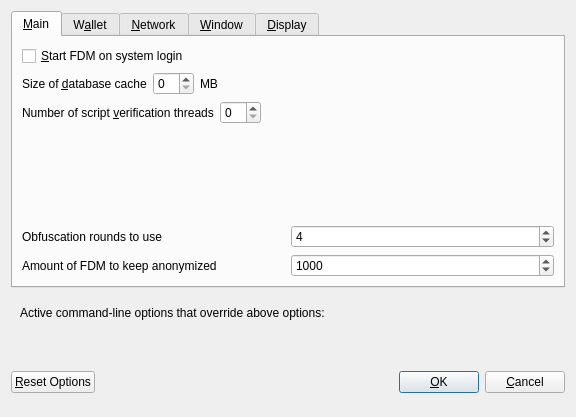
<?xml version="1.0" encoding="UTF-8"?>
<ui version="4.0">
 <class>OptionsDialog</class>
 <widget class="QDialog" name="OptionsDialog">
  <property name="geometry">
   <rect>
    <x>0</x>
    <y>0</y>
    <width>576</width>
    <height>417</height>
   </rect>
  </property>
  <property name="windowTitle">
   <string>Options</string>
  </property>
  <property name="modal">
   <bool>true</bool>
  </property>
  <layout class="QVBoxLayout" name="verticalLayout">
   <item>
    <widget class="QTabWidget" name="tabWidget">
     <property name="currentIndex">
      <number>0</number>
     </property>
     <widget class="QWidget" name="tabMain">
      <attribute name="title">
       <string>&amp;Main</string>
      </attribute>
      <layout class="QVBoxLayout" name="verticalLayout_Main">
       <item>
        <widget class="QCheckBox" name="bitcoinAtStartup">
         <property name="toolTip">
          <string>Automatically start FDM after logging in to the system.</string>
         </property>
         <property name="text">
          <string>&amp;Start FDM on system login</string>
         </property>
        </widget>
       </item>
       <item>
        <layout class="QHBoxLayout" name="horizontalLayout_2_Main">
         <item>
          <widget class="QLabel" name="databaseCacheLabel">
           <property name="text">
            <string>Size of &amp;database cache</string>
           </property>
           <property name="textFormat">
            <enum>Qt::PlainText</enum>
           </property>
           <property name="buddy">
            <cstring>databaseCache</cstring>
           </property>
          </widget>
         </item>
         <item>
          <widget class="QSpinBox" name="databaseCache"/>
         </item>
         <item>
          <widget class="QLabel" name="databaseCacheUnitLabel">
           <property name="text">
            <string>MB</string>
           </property>
           <property name="textFormat">
            <enum>Qt::PlainText</enum>
           </property>
          </widget>
         </item>
         <item>
          <spacer name="horizontalSpacer_2_Main">
           <property name="orientation">
            <enum>Qt::Horizontal</enum>
           </property>
           <property name="sizeHint" stdset="0">
            <size>
             <width>40</width>
             <height>20</height>
            </size>
           </property>
          </spacer>
         </item>
        </layout>
       </item>
       <item>
        <layout class="QHBoxLayout" name="horizontalLayout_3_Main">
         <item>
          <widget class="QLabel" name="threadsScriptVerifLabel">
           <property name="text">
            <string>Number of script &amp;verification threads</string>
           </property>
           <property name="textFormat">
            <enum>Qt::PlainText</enum>
           </property>
           <property name="buddy">
            <cstring>threadsScriptVerif</cstring>
           </property>
          </widget>
         </item>
         <item>
          <widget class="QSpinBox" name="threadsScriptVerif">
           <property name="toolTip">
            <string>(0 = auto, &lt;0 = leave that many cores free)</string>
           </property>
          </widget>
         </item>
         <item>
          <spacer name="horizontalSpacer_3_Main">
           <property name="orientation">
            <enum>Qt::Horizontal</enum>
           </property>
           <property name="sizeHint" stdset="0">
            <size>
             <width>40</width>
             <height>20</height>
            </size>
           </property>
          </spacer>
         </item>
        </layout>
       </item>
       <item>
        <spacer name="verticalSpacer_Main">
         <property name="orientation">
          <enum>Qt::Vertical</enum>
         </property>
         <property name="sizeHint" stdset="0">
          <size>
           <width>20</width>
           <height>40</height>
          </size>
         </property>
        </spacer>
       </item>
       <item>
        <layout class="QHBoxLayout" name="horizontalLayout_4_Main">
         <item>
          <widget class="QLabel" name="label">
           <property name="toolTip">
            <string>This setting determines the amount of individual masternodes that an input will be anonymized through.&lt;br/&gt;More rounds of anonymization gives a higher degree of privacy, but also costs more in fees.</string>
           </property>
           <property name="text">
            <string>Obfuscation rounds to use</string>
           </property>
          </widget>
         </item>
         <item>
          <widget class="QSpinBox" name="obfuscationRounds">
           <property name="minimum">
            <number>2</number>
           </property>
           <property name="maximum">
            <number>8</number>
           </property>
           <property name="value">
            <number>4</number>
           </property>
          </widget>
         </item>
        </layout>
       </item>
       <item>
        <layout class="QHBoxLayout" name="horizontalLayout">
         <item>
          <widget class="QLabel" name="label_2">
           <property name="toolTip">
            <string>This amount acts as a threshold to turn off Obfuscation once it's reached.</string>
           </property>
           <property name="statusTip">
            <string notr="true"/>
           </property>
           <property name="whatsThis">
            <string notr="true"/>
           </property>
           <property name="accessibleName">
            <string notr="true"/>
           </property>
           <property name="accessibleDescription">
            <string notr="true"/>
           </property>
           <property name="text">
            <string>Amount of FDM to keep anonymized</string>
           </property>
          </widget>
         </item>
         <item>
          <widget class="QSpinBox" name="anonymizeFDM">
           <property name="minimum">
            <number>100</number>
           </property>
           <property name="maximum">
            <number>100000</number>
           </property>
           <property name="singleStep">
            <number>100</number>
           </property>
           <property name="value">
            <number>1000</number>
           </property>
          </widget>
         </item>
        </layout>
       </item>
      </layout>
     </widget>
     <widget class="QWidget" name="tabWallet">
      <attribute name="title">
       <string>W&amp;allet</string>
      </attribute>
      <layout class="QVBoxLayout" name="verticalLayout_Wallet">
       <item>
        <widget class="QGroupBox" name="groupBox">
         <property name="title">
          <string>Expert</string>
         </property>
         <layout class="QVBoxLayout" name="verticalLayout_2">
          <item>
           <widget class="QCheckBox" name="coinControlFeatures">
            <property name="toolTip">
             <string>Whether to show coin control features or not.</string>
            </property>
            <property name="text">
             <string>Enable coin &amp;control features</string>
            </property>
           </widget>
          </item>
          <item>
           <widget class="QCheckBox" name="showMasternodesTab">
            <property name="toolTip">
             <string>Show additional tab listing all your masternodes in first sub-tab&lt;br/&gt;and all masternodes on the network in second sub-tab.</string>
            </property>
            <property name="text">
             <string>Show Masternodes Tab</string>
            </property>
           </widget>
          </item>
          <item>
           <widget class="QCheckBox" name="spendZeroConfChange">
            <property name="toolTip">
             <string>If you disable the spending of unconfirmed change, the change from a transaction&lt;br/&gt;cannot be used until that transaction has at least one confirmation.&lt;br/&gt;This also affects how your balance is computed.</string>
            </property>
            <property name="text">
             <string>&amp;Spend unconfirmed change</string>
            </property>
           </widget>
          </item>
         </layout>
        </widget>
       </item>
       <item>
        <spacer name="verticalSpacer_Wallet">
         <property name="orientation">
          <enum>Qt::Vertical</enum>
         </property>
         <property name="sizeHint" stdset="0">
          <size>
           <width>20</width>
           <height>40</height>
          </size>
         </property>
        </spacer>
       </item>
      </layout>
     </widget>
     <widget class="QWidget" name="tabNetwork">
      <attribute name="title">
       <string>&amp;Network</string>
      </attribute>
      <layout class="QVBoxLayout" name="verticalLayout_Network">
       <item>
        <widget class="QCheckBox" name="mapPortUpnp">
         <property name="toolTip">
          <string>Automatically open the FDM client port on the router. This only works when your router supports UPnP and it is enabled.</string>
         </property>
         <property name="text">
          <string>Map port using &amp;UPnP</string>
         </property>
        </widget>
       </item>
       <item>
        <widget class="QCheckBox" name="allowIncoming">
         <property name="toolTip">
          <string>Accept connections from outside</string>
         </property>
         <property name="text">
          <string>Allow incoming connections</string>
         </property>
        </widget>
       </item>
       <item>
        <widget class="QCheckBox" name="connectSocks">
         <property name="toolTip">
          <string>Connect to the FDM network through a SOCKS5 proxy.</string>
         </property>
         <property name="text">
          <string>&amp;Connect through SOCKS5 proxy (default proxy):</string>
         </property>
        </widget>
       </item>
       <item>
        <layout class="QHBoxLayout" name="horizontalLayout_1_Network">
         <item>
          <widget class="QLabel" name="proxyIpLabel">
           <property name="text">
            <string>Proxy &amp;IP:</string>
           </property>
           <property name="textFormat">
            <enum>Qt::PlainText</enum>
           </property>
           <property name="buddy">
            <cstring>proxyIp</cstring>
           </property>
          </widget>
         </item>
         <item>
          <widget class="QValidatedLineEdit" name="proxyIp">
           <property name="minimumSize">
            <size>
             <width>140</width>
             <height>0</height>
            </size>
           </property>
           <property name="maximumSize">
            <size>
             <width>140</width>
             <height>16777215</height>
            </size>
           </property>
           <property name="toolTip">
            <string>IP address of the proxy (e.g. IPv4: 127.0.0.1 / IPv6: ::1)</string>
           </property>
          </widget>
         </item>
         <item>
          <widget class="QLabel" name="proxyPortLabel">
           <property name="text">
            <string>&amp;Port:</string>
           </property>
           <property name="textFormat">
            <enum>Qt::PlainText</enum>
           </property>
           <property name="buddy">
            <cstring>proxyPort</cstring>
           </property>
          </widget>
         </item>
         <item>
          <widget class="QLineEdit" name="proxyPort">
           <property name="minimumSize">
            <size>
             <width>55</width>
             <height>0</height>
            </size>
           </property>
           <property name="maximumSize">
            <size>
             <width>55</width>
             <height>16777215</height>
            </size>
           </property>
           <property name="toolTip">
            <string>Port of the proxy (e.g. 9050)</string>
           </property>
          </widget>
         </item>
         <item>
          <spacer name="horizontalSpacer_1_Network">
           <property name="orientation">
            <enum>Qt::Horizontal</enum>
           </property>
           <property name="sizeHint" stdset="0">
            <size>
             <width>40</width>
             <height>20</height>
            </size>
           </property>
          </spacer>
         </item>
        </layout>
       </item>
       <item>
        <spacer name="verticalSpacer_Network">
         <property name="orientation">
          <enum>Qt::Vertical</enum>
         </property>
         <property name="sizeHint" stdset="0">
          <size>
           <width>20</width>
           <height>40</height>
          </size>
         </property>
        </spacer>
       </item>
      </layout>
     </widget>
     <widget class="QWidget" name="tabWindow">
      <attribute name="title">
       <string>&amp;Window</string>
      </attribute>
      <layout class="QVBoxLayout" name="verticalLayout_Window">
       <item>
        <widget class="QCheckBox" name="minimizeToTray">
         <property name="toolTip">
          <string>Show only a tray icon after minimizing the window.</string>
         </property>
         <property name="text">
          <string>&amp;Minimize to the tray instead of the taskbar</string>
         </property>
        </widget>
       </item>
       <item>
        <widget class="QCheckBox" name="minimizeOnClose">
         <property name="toolTip">
          <string>Minimize instead of exit the application when the window is closed. When this option is enabled, the application will be closed only after selecting Quit in the menu.</string>
         </property>
         <property name="text">
          <string>M&amp;inimize on close</string>
         </property>
        </widget>
       </item>
       <item>
        <spacer name="verticalSpacer_Window">
         <property name="orientation">
          <enum>Qt::Vertical</enum>
         </property>
         <property name="sizeHint" stdset="0">
          <size>
           <width>20</width>
           <height>40</height>
          </size>
         </property>
        </spacer>
       </item>
      </layout>
     </widget>
     <widget class="QWidget" name="tabDisplay">
      <attribute name="title">
       <string>&amp;Display</string>
      </attribute>
      <layout class="QVBoxLayout" name="verticalLayout_Display">
       <item>
        <layout class="QHBoxLayout" name="horizontalLayout_1_Display">
         <item>
          <widget class="QLabel" name="langLabel">
           <property name="text">
            <string>User Interface &amp;language:</string>
           </property>
           <property name="textFormat">
            <enum>Qt::PlainText</enum>
           </property>
           <property name="buddy">
            <cstring>lang</cstring>
           </property>
          </widget>
         </item>
         <item>
          <widget class="QValueComboBox" name="lang">
           <property name="toolTip">
            <string>The user interface language can be set here. This setting will take effect after restarting FDM.</string>
           </property>
          </widget>
         </item>
        </layout>
       </item>
       <item>
        <widget class="QLabel" name="label_3">
         <property name="toolTip">
          <string notr="true"/>
         </property>
         <property name="statusTip">
          <string notr="true"/>
         </property>
         <property name="whatsThis">
          <string notr="true"/>
         </property>
         <property name="accessibleName">
          <string notr="true"/>
         </property>
         <property name="text">
          <string>Language missing or translation incomplete? Help contributing translations here:
https://www.transifex.com/FDMadnetwork/FDMcoin-translations</string>
         </property>
         <property name="wordWrap">
          <bool>true</bool>
         </property>
         <property name="openExternalLinks">
          <bool>true</bool>
         </property>
         <property name="textInteractionFlags">
          <set>Qt::TextBrowserInteraction</set>
         </property>
        </widget>
       </item>
       <item>
        <layout class="QHBoxLayout" name="horizontalLayout_4_Display" stretch="0,0">
         <item>
          <widget class="QLabel" name="themeLabel">
           <property name="text">
            <string>User Interface Theme:</string>
           </property>
          </widget>
         </item>
         <item>
          <widget class="QValueComboBox" name="theme"/>
         </item>
        </layout>
       </item>
       <item>
        <widget class="Line" name="line">
         <property name="orientation">
          <enum>Qt::Horizontal</enum>
         </property>
        </widget>
       </item>
       <item>
        <layout class="QHBoxLayout" name="horizontalLayout_2_Display">
         <item>
          <widget class="QLabel" name="unitLabel">
           <property name="text">
            <string>&amp;Unit to show amounts in:</string>
           </property>
           <property name="textFormat">
            <enum>Qt::PlainText</enum>
           </property>
           <property name="buddy">
            <cstring>unit</cstring>
           </property>
          </widget>
         </item>
         <item>
          <widget class="QValueComboBox" name="unit">
           <property name="toolTip">
            <string>Choose the default subdivision unit to show in the interface and when sending coins.</string>
           </property>
          </widget>
         </item>
        </layout>
       </item>
       <item>
        <layout class="QHBoxLayout" name="horizontalLayout_5_Display">
         <item>
          <widget class="QLabel" name="digitsLabel">
           <property name="text">
            <string>Decimal digits</string>
           </property>
          </widget>
         </item>
         <item>
          <widget class="QValueComboBox" name="digits"/>
         </item>
        </layout>
       </item>
       <item>
        <layout class="QHBoxLayout" name="horizontalLayout_3_Display">
         <item>
          <widget class="QLabel" name="thirdPartyTxUrlsLabel">
           <property name="toolTip">
            <string>Third party URLs (e.g. a block explorer) that appear in the transactions tab as context menu items. %s in the URL is replaced by transaction hash. Multiple URLs are separated by vertical bar |.</string>
           </property>
           <property name="text">
            <string>Third party transaction URLs</string>
           </property>
           <property name="buddy">
            <cstring>thirdPartyTxUrls</cstring>
           </property>
          </widget>
         </item>
         <item>
          <widget class="QLineEdit" name="thirdPartyTxUrls">
           <property name="toolTip">
            <string>Third party URLs (e.g. a block explorer) that appear in the transactions tab as context menu items. %s in the URL is replaced by transaction hash. Multiple URLs are separated by vertical bar |.</string>
           </property>
          </widget>
         </item>
        </layout>
       </item>
       <item>
        <spacer name="verticalSpacer">
         <property name="orientation">
          <enum>Qt::Vertical</enum>
         </property>
         <property name="sizeHint" stdset="0">
          <size>
           <width>20</width>
           <height>40</height>
          </size>
         </property>
        </spacer>
       </item>
      </layout>
     </widget>
    </widget>
   </item>
   <item>
    <widget class="QFrame" name="frame">
     <layout class="QVBoxLayout" name="verticalLayout_Bottom">
      <item>
       <layout class="QHBoxLayout" name="horizontalLayout_Bottom">
        <item>
         <widget class="QLabel" name="overriddenByCommandLineInfoLabel">
          <property name="text">
           <string>Active command-line options that override above options:</string>
          </property>
          <property name="textFormat">
           <enum>Qt::PlainText</enum>
          </property>
         </widget>
        </item>
        <item>
         <spacer name="horizontalSpacer_Bottom">
          <property name="orientation">
           <enum>Qt::Horizontal</enum>
          </property>
          <property name="sizeHint" stdset="0">
           <size>
            <width>40</width>
            <height>20</height>
           </size>
          </property>
         </spacer>
        </item>
       </layout>
      </item>
      <item>
       <widget class="QLabel" name="overriddenByCommandLineLabel">
        <property name="text">
         <string/>
        </property>
        <property name="textFormat">
         <enum>Qt::PlainText</enum>
        </property>
        <property name="wordWrap">
         <bool>true</bool>
        </property>
       </widget>
      </item>
     </layout>
    </widget>
   </item>
   <item>
    <layout class="QHBoxLayout" name="horizontalLayout_Buttons">
     <item>
      <widget class="QPushButton" name="resetButton">
       <property name="toolTip">
        <string>Reset all client options to default.</string>
       </property>
       <property name="text">
        <string>&amp;Reset Options</string>
       </property>
       <property name="autoDefault">
        <bool>false</bool>
       </property>
      </widget>
     </item>
     <item>
      <spacer name="horizontalSpacer_1">
       <property name="orientation">
        <enum>Qt::Horizontal</enum>
       </property>
       <property name="sizeHint" stdset="0">
        <size>
         <width>40</width>
         <height>48</height>
        </size>
       </property>
      </spacer>
     </item>
     <item>
      <widget class="QLabel" name="statusLabel">
       <property name="minimumSize">
        <size>
         <width>200</width>
         <height>0</height>
        </size>
       </property>
       <property name="font">
        <font>
         <weight>75</weight>
         <bold>true</bold>
        </font>
       </property>
       <property name="text">
        <string/>
       </property>
       <property name="textFormat">
        <enum>Qt::PlainText</enum>
       </property>
       <property name="wordWrap">
        <bool>true</bool>
       </property>
      </widget>
     </item>
     <item>
      <spacer name="horizontalSpacer_2">
       <property name="orientation">
        <enum>Qt::Horizontal</enum>
       </property>
       <property name="sizeHint" stdset="0">
        <size>
         <width>40</width>
         <height>48</height>
        </size>
       </property>
      </spacer>
     </item>
     <item>
      <widget class="QPushButton" name="okButton">
       <property name="text">
        <string>&amp;OK</string>
       </property>
       <property name="autoDefault">
        <bool>false</bool>
       </property>
       <property name="default">
        <bool>true</bool>
       </property>
      </widget>
     </item>
     <item>
      <widget class="QPushButton" name="cancelButton">
       <property name="text">
        <string>&amp;Cancel</string>
       </property>
       <property name="autoDefault">
        <bool>false</bool>
       </property>
      </widget>
     </item>
    </layout>
   </item>
  </layout>
 </widget>
 <customwidgets>
  <customwidget>
   <class>QValidatedLineEdit</class>
   <extends>QLineEdit</extends>
   <header>qvalidatedlineedit.h</header>
  </customwidget>
  <customwidget>
   <class>QValueComboBox</class>
   <extends>QComboBox</extends>
   <header>qvaluecombobox.h</header>
  </customwidget>
 </customwidgets>
 <resources/>
 <connections/>
</ui>
